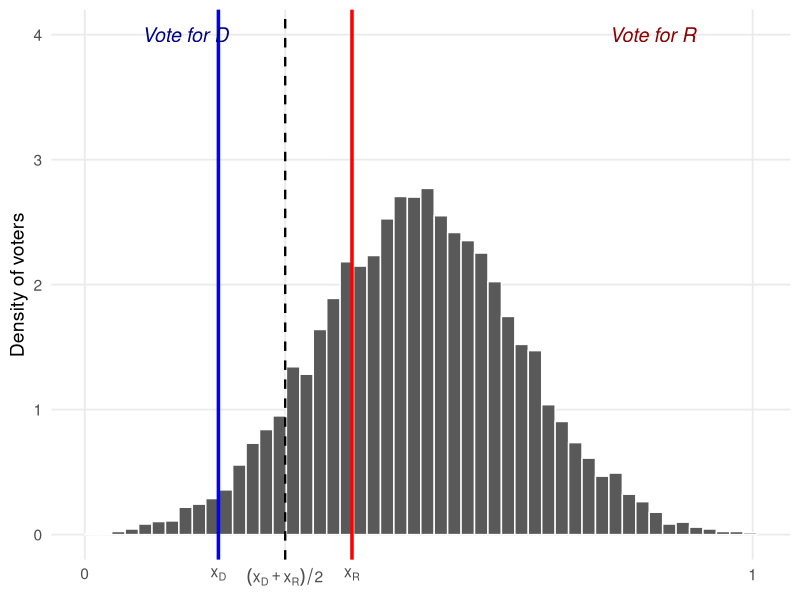
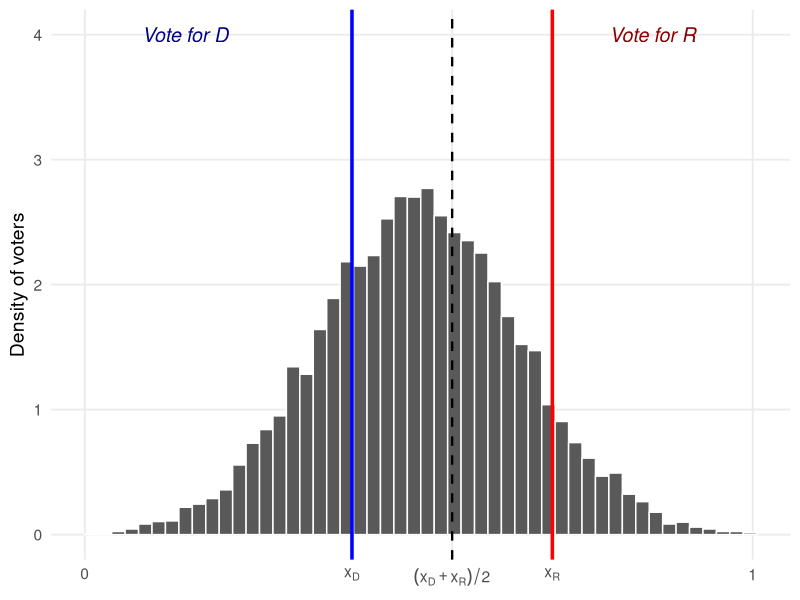
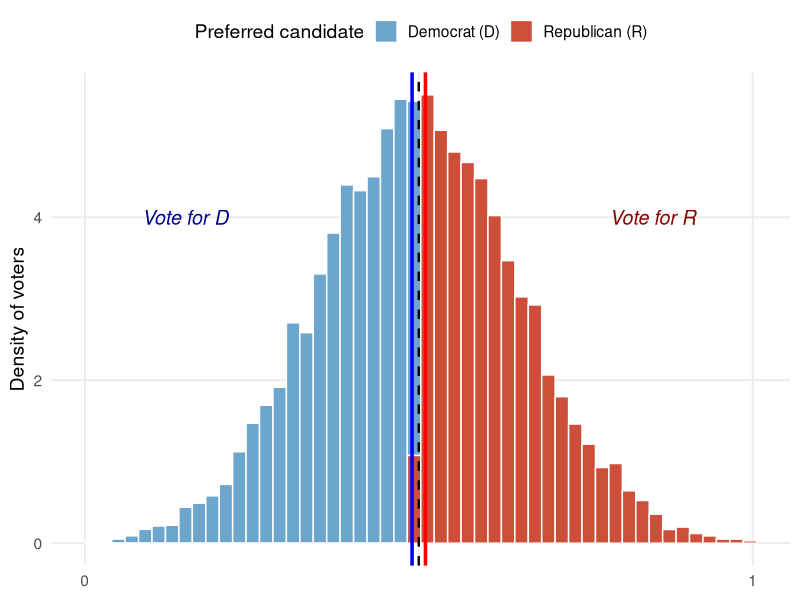

Reproduce these figures in R, in order.
## ---- chunk 1
library(ggplot2)
library(dplyr)

# Define candidate positions
x_D <- 0.2
x_R <- 0.4
midpoint <- (x_D + x_R) / 2

# Generate voter distribution (centered at 0.5)
set.seed(2025)
voters <- data.frame(ideology = rnorm(10000, mean = 0.5, sd = 0.15)) %>%
  filter(ideology >= 0, ideology <= 1) %>%
  mutate(
    preference = ifelse(abs(ideology - x_D) < abs(ideology - x_R), "D", "R")
  )

# Plot
ggplot(voters, aes(x = ideology)) +
  # Histogram colored by voter preference
  geom_histogram(aes(x = ideology, y = ..density..), bins = 50, color = "white", boundary = 0) +
  # Density overlay
  # geom_density(color = "black", linewidth = 1, alpha = 0.7) +
  # Candidate and midpoint markers
  geom_vline(xintercept = c(x_D, x_R, midpoint),
             linetype = c("solid", "solid", "dashed"),
             color = c("blue", "red", "black"),
             linewidth = c(1.2, 1.2, 0.8)) +
  # Labels for regions
  annotate("text", x = 0.15, y = 4, label = "Vote for D", 
           fontface = "italic", size = 5, color = "blue4") +
  annotate("text", x = 0.85, y = 4, label = "Vote for R", 
           fontface = "italic", size = 5, color = "red4") +
  # Axis and legend formatting
  scale_x_continuous(
    breaks = c(0, x_D, midpoint, x_R, 1),
    labels = c("0", expression(x[D]), 
               expression((x[D] + x[R]) / 2), 
               expression(x[R]), "1")
  ) +
  scale_fill_manual(values = c("D" = "skyblue3", "R" = "tomato3"),
                    name = "Preferred candidate",
                    labels = c("Democrat (D)", "Republican (R)")) +
  labs(
    # title = "The Determination of a Winner in the Campaign",
    x = NULL,
    y = "Density of voters"
  ) +
  theme_minimal(base_size = 14) +
  theme(
    plot.title = element_text(face = "bold"),
    legend.position = "top",
    panel.grid.minor = element_blank()
  )
## ---- chunk 2
library(ggplot2)
library(dplyr)

# Define candidate positions
x_D <- 0.4
x_R <- 0.7
midpoint <- (x_D + x_R) / 2

# Generate voter distribution (centered at 0.5)
set.seed(2025)
voters <- data.frame(ideology = rnorm(10000, mean = 0.5, sd = 0.15)) %>%
  filter(ideology >= 0, ideology <= 1) %>%
  mutate(
    preference = ifelse(abs(ideology - x_D) < abs(ideology - x_R), "D", "R")
  )

# Plot
ggplot(voters, aes(x = ideology)) +
  # Histogram colored by voter preference
  geom_histogram(aes(x = ideology, y = ..density..), bins = 50, color = "white", boundary = 0) +
  # Density overlay
  # geom_density(color = "black", linewidth = 1, alpha = 0.7) +
  # Candidate and midpoint markers
  geom_vline(xintercept = c(x_D, x_R, midpoint),
             linetype = c("solid", "solid", "dashed"),
             color = c("blue", "red", "black"),
             linewidth = c(1.2, 1.2, 0.8)) +
  # Labels for regions
  annotate("text", x = 0.15, y = 4, label = "Vote for D", 
           fontface = "italic", size = 5, color = "blue4") +
  annotate("text", x = 0.85, y = 4, label = "Vote for R", 
           fontface = "italic", size = 5, color = "red4") +
  # Axis and legend formatting
  scale_x_continuous(
    breaks = c(0, x_D, midpoint, x_R, 1),
    labels = c("0", expression(x[D]), 
               expression((x[D] + x[R]) / 2), 
               expression(x[R]), "1")
  ) +
  scale_fill_manual(values = c("D" = "skyblue3", "R" = "tomato3"),
                    name = "Preferred candidate",
                    labels = c("Democrat (D)", "Republican (R)")) +
  labs(
    # title = "The Determination of a Winner in the Campaign",
    x = NULL,
    y = "Density of voters"
  ) +
  theme_minimal(base_size = 14) +
  theme(
    plot.title = element_text(face = "bold"),
    legend.position = "top",
    panel.grid.minor = element_blank()
  )
## ---- chunk 3
library(ggplot2)
library(dplyr)

# Define candidate positions
x_D <- 0.49
x_R <- 0.51
midpoint <- (x_D + x_R) / 2

# Generate voter distribution (centered at 0.5)
set.seed(2025)
voters <- data.frame(ideology = rnorm(10000, mean = 0.5, sd = 0.15)) %>%
  filter(ideology >= 0, ideology <= 1) %>%
  mutate(
    preference = ifelse(abs(ideology - x_D) < abs(ideology - x_R), "D", "R")
  )

# Plot
ggplot(voters, aes(x = ideology, fill = preference)) +
  # Histogram colored by voter preference
  geom_histogram(aes(x = ideology, y = ..density..), bins = 50, color = "white", boundary = 0) +
  # Density overlay
  # geom_density(color = "black", linewidth = 1, alpha = 0.7) +
  # Candidate and midpoint markers
  geom_vline(xintercept = c(x_D, x_R, midpoint),
             linetype = c("solid", "solid", "dashed"),
             color = c("blue", "red", "black"),
             linewidth = c(1.2, 1.2, 0.8)) +
  # Labels for regions
  annotate("text", x = 0.15, y = 4, label = "Vote for D", 
           fontface = "italic", size = 5, color = "blue4") +
  annotate("text", x = 0.85, y = 4, label = "Vote for R", 
           fontface = "italic", size = 5, color = "red4") +
  # Axis and legend formatting
  scale_x_continuous(
    breaks = c(0, x_D, midpoint, x_R, 1),
    labels = c("0", "", "", "", "1")
  ) +
  scale_fill_manual(values = c("D" = "skyblue3", "R" = "tomato3"),
                    name = "Preferred candidate",
                    labels = c("Democrat (D)", "Republican (R)")) +
  labs(
    # title = "The Determination of a Winner in the Campaign",
    x = NULL,
    y = "Density of voters"
  ) +
  theme_minimal(base_size = 14) +
  theme(
    plot.title = element_text(face = "bold"),
    legend.position = "top",
    panel.grid.minor = element_blank()
  )
